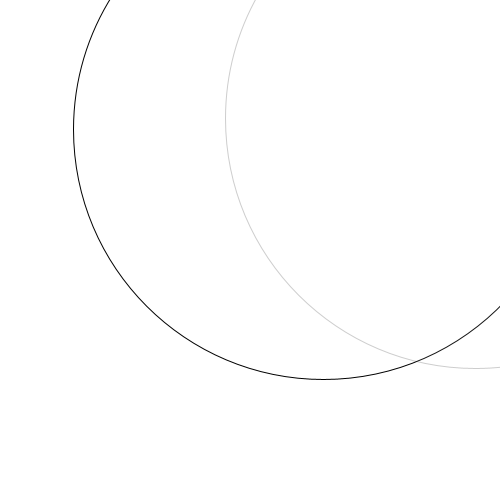
Frame 1 (no input)
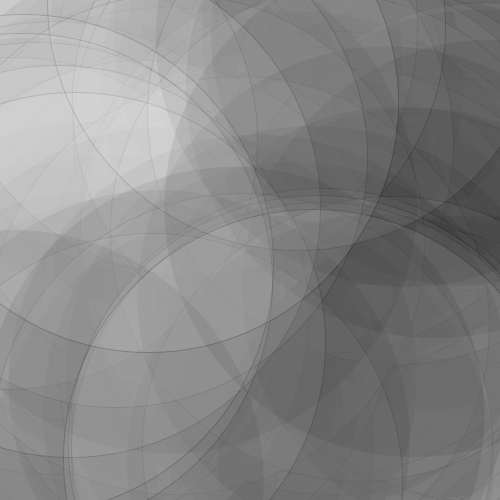
Frame 60 (the mouse pressed at the canvas centre just before this capture)
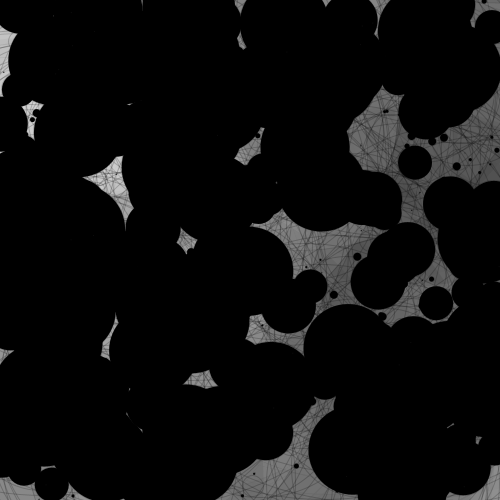
Frame 120 (the mouse held since frame 60 and released just before this capture)

The Processing sketch that drew these frames (run headless with seeded random() and noise(); from frame 60 on, the mouse is pressed at the canvas centre):

// Processing sketch: processing_28458
// ── processing_28458.pde



void setup() {
  size(500, 500);
  background(255);

}

void draw(){
  frameRate(20);
if (mousePressed==true){  
     ellipse(random (500), random (500), 0, 0);
    
     ellipse(random (500), random (500), 1, 1);
     
     fill(0);
     ellipse(random (500), random (500), 1, 1);
     ellipse(random (500), random (500), 2, 2);
     ellipse(random (500), random (500), 3, 3);
     ellipse(random (500), random (500), 5, 5);
     ellipse(random (500), random (500), 8, 8);
     
      noFill();
     ellipse(random (500), random (500), 13, 13);
     ellipse(random (500), random (500), 21, 21);
     ellipse(random (500), random (500), 21, 21);
     
     fill(0);
     ellipse(random (500), random (500), 34, 34);
     ellipse(random (500), random (500), 55, 55);
     ellipse(random (500), random (500), 89, 89);
     
     noFill();
     ellipse(random (500), random (500), 144, 144);
     ellipse(random (500), random (500), 233, 233);
     ellipse(random (500), random (500), 377, 377);
     ellipse(random (500), random (500), 610, 610);
     
     
     
     
  fill(255,20);
  stroke(0, 50);

 
}else{
   ellipse(random (500), random (500), 500, 500);
  fill(255,20);
  stroke(0, 50);
     
     ellipse(random (500), random (500), 500, 500);
  fill(0,20);
noStroke();
 
 }
  
 
}
